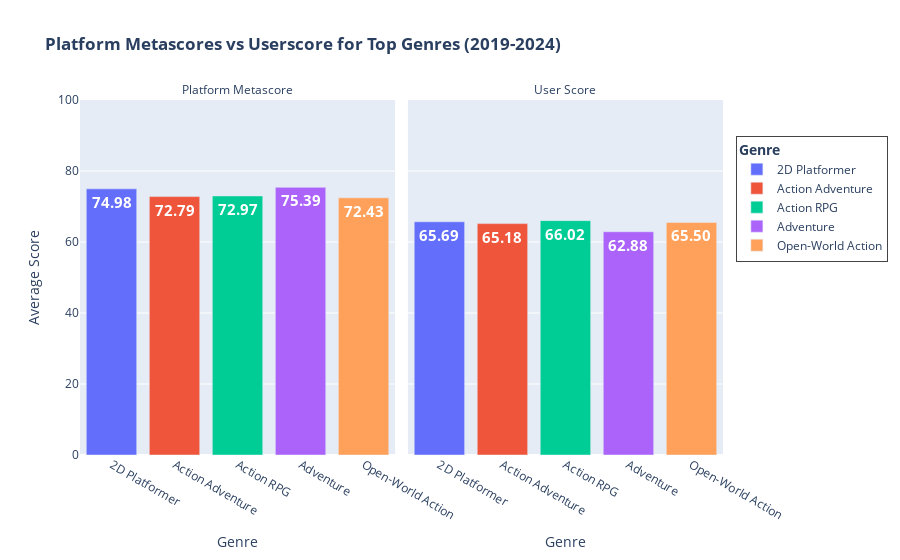

Notebook code cell kept with this figure:
### Code cell
#identify platform metascores vs userscore for top genres based on number of games released between year 2019 - 2024 (all platforms)
case_df = df_exploded.copy()
case_df['Year'] = case_df['releaseDate'].dt.year
case_df['score_list'] = case_df['score_list'].astype(int)
case_df = case_df[(case_df['Year'] >= 2019) & (case_df['Year'] < 2025)]
genre_no_df = case_df.groupby('genres')['id'].nunique().nlargest(5).reset_index(name='count')
platform_score_df = case_df[case_df['genres'].isin(genre_no_df['genres'])].groupby('genres')['score_list'].mean().reset_index(name='avg')
platform_score_df['avg'] = platform_score_df['avg'].round(2)

user_score_df = case_df[case_df['genres'].isin(genre_no_df['genres'])].groupby('genres')['userscore'].mean().reset_index(name='avg_user')
user_score_df['avg_user'] = user_score_df['avg_user'].round(2)

combined_df = platform_score_df.merge(user_score_df, on='genres')
combined_df = combined_df.melt(id_vars='genres', var_name='Score Type', value_vars=['avg','avg_user'], value_name='Score')
combined_df['Score Type'] = combined_df['Score Type'].replace({'avg': 'Platform Metascore', 'avg_user': 'User Score'})

fig = px.bar(combined_df, x='genres', y='Score', text_auto='.2f', color='genres', text='Score', facet_col='Score Type',
             labels={'Score':'Average Score', 'genres':'Genre'}, title='<b>Platform Metascores vs Userscore for Top Genres (2019-2024)</b>')
fig.update_yaxes(range=[0, 100])
fig.update_traces(textposition='inside', textfont_size=15, textfont_color='white', textfont_weight='bold')
fig.for_each_annotation(lambda x: x.update(text=x.text.replace('Score Type=','')))
fig.update_layout(legend=dict(y=0.9, borderwidth=1, title_text='<b>Genre</b>'))
fig.show()

combined_df

### Figure 1 — Plotly figure (JSON) as saved in the notebook; plotly's stock layout.template omitted (floating-point values rounded to 4 significant figures)
{"data": [{"hovertemplate": "Genre=%{x}<br>Score Type=Platform Metascore<br>Average Score=%{text}<extra></extra>", "legendgroup": "2D Platformer", "marker": {"color": "#636efa", "pattern": {"shape": ""}}, "name": "2D Platformer", "orientation": "v", "showlegend": true, "text": [74.98], "textfont": {"color": "white", "size": 15, "weight": "bold"}, "textposition": "inside", "texttemplate": "%{y:.2f}", "type": "bar", "x": ["2D Platformer"], "xaxis": "x", "y": [74.98], "yaxis": "y"}, {"hovertemplate": "Genre=%{x}<br>Score Type=User Score<br>Average Score=%{text}<extra></extra>", "legendgroup": "2D Platformer", "marker": {"color": "#636efa", "pattern": {"shape": ""}}, "name": "2D Platformer", "orientation": "v", "showlegend": false, "text": [65.69], "textfont": {"color": "white", "size": 15, "weight": "bold"}, "textposition": "inside", "texttemplate": "%{y:.2f}", "type": "bar", "x": ["2D Platformer"], "xaxis": "x2", "y": [65.69], "yaxis": "y2"}, {"hovertemplate": "Genre=%{x}<br>Score Type=Platform Metascore<br>Average Score=%{text}<extra></extra>", "legendgroup": "Action Adventure", "marker": {"color": "#EF553B", "pattern": {"shape": ""}}, "name": "Action Adventure", "orientation": "v", "showlegend": true, "text": [72.79], "textfont": {"color": "white", "size": 15, "weight": "bold"}, "textposition": "inside", "texttemplate": "%{y:.2f}", "type": "bar", "x": ["Action Adventure"], "xaxis": "x", "y": [72.79], "yaxis": "y"}, {"hovertemplate": "Genre=%{x}<br>Score Type=User Score<br>Average Score=%{text}<extra></extra>", "legendgroup": "Action Adventure", "marker": {"color": "#EF553B", "pattern": {"shape": ""}}, "name": "Action Adventure", "orientation": "v", "showlegend": false, "text": [65.18], "textfont": {"color": "white", "size": 15, "weight": "bold"}, "textposition": "inside", "texttemplate": "%{y:.2f}", "type": "bar", "x": ["Action Adventure"], "xaxis": "x2", "y": [65.18], "yaxis": "y2"}, {"hovertemplate": "Genre=%{x}<br>Score Type=Platform Metascore<br>Average Score=%{text}<extra></extra>", "legendgroup": "Action RPG", "marker": {"color": "#00cc96", "pattern": {"shape": ""}}, "name": "Action RPG", "orientation": "v", "showlegend": true, "text": [72.97], "textfont": {"color": "white", "size": 15, "weight": "bold"}, "textposition": "inside", "texttemplate": "%{y:.2f}", "type": "bar", "x": ["Action RPG"], "xaxis": "x", "y": [72.97], "yaxis": "y"}, {"hovertemplate": "Genre=%{x}<br>Score Type=User Score<br>Average Score=%{text}<extra></extra>", "legendgroup": "Action RPG", "marker": {"color": "#00cc96", "pattern": {"shape": ""}}, "name": "Action RPG", "orientation": "v", "showlegend": false, "text": [66.02], "textfont": {"color": "white", "size": 15, "weight": "bold"}, "textposition": "inside", "texttemplate": "%{y:.2f}", "type": "bar", "x": ["Action RPG"], "xaxis": "x2", "y": [66.02], "yaxis": "y2"}, {"hovertemplate": "Genre=%{x}<br>Score Type=Platform Metascore<br>Average Score=%{text}<extra></extra>", "legendgroup": "Adventure", "marker": {"color": "#ab63fa", "pattern": {"shape": ""}}, "name": "Adventure", "orientation": "v", "showlegend": true, "text": [75.39], "textfont": {"color": "white", "size": 15, "weight": "bold"}, "textposition": "inside", "texttemplate": "%{y:.2f}", "type": "bar", "x": ["Adventure"], "xaxis": "x", "y": [75.39], "yaxis": "y"}, {"hovertemplate": "Genre=%{x}<br>Score Type=User Score<br>Average Score=%{text}<extra></extra>", "legendgroup": "Adventure", "marker": {"color": "#ab63fa", "pattern": {"shape": ""}}, "name": "Adventure", "orientation": "v", "showlegend": false, "text": [62.88], "textfont": {"color": "white", "size": 15, "weight": "bold"}, "textposition": "inside", "texttemplate": "%{y:.2f}", "type": "bar", "x": ["Adventure"], "xaxis": "x2", "y": [62.88], "yaxis": "y2"}, {"hovertemplate": "Genre=%{x}<br>Score Type=Platform Metascore<br>Average Score=%{text}<extra></extra>", "legendgroup": "Open-World Action", "marker": {"color": "#FFA15A", "pattern": {"shape": ""}}, "name": "Open-World Action", "orientation": "v", "showlegend": true, "text": [72.43], "textfont": {"color": "white", "size": 15, "weight": "bold"}, "textposition": "inside", "texttemplate": "%{y:.2f}", "type": "bar", "x": ["Open-World Action"], "xaxis": "x", "y": [72.43], "yaxis": "y"}, {"hovertemplate": "Genre=%{x}<br>Score Type=User Score<br>Average Score=%{text}<extra></extra>", "legendgroup": "Open-World Action", "marker": {"color": "#FFA15A", "pattern": {"shape": ""}}, "name": "Open-World Action", "orientation": "v", "showlegend": false, "text": [65.5], "textfont": {"color": "white", "size": 15, "weight": "bold"}, "textposition": "inside", "texttemplate": "%{y:.2f}", "type": "bar", "x": ["Open-World Action"], "xaxis": "x2", "y": [65.5], "yaxis": "y2"}], "layout": {"annotations": [{"font": {}, "showarrow": false, "text": "Platform Metascore", "x": 0.245, "xanchor": "center", "xref": "paper", "y": 1, "yanchor": "bottom", "yref": "paper"}, {"font": {}, "showarrow": false, "text": "User Score", "x": 0.755, "xanchor": "center", "xref": "paper", "y": 1, "yanchor": "bottom", "yref": "paper"}], "barmode": "relative", "legend": {"borderwidth": 1, "title": {"text": "<b>Genre</b>"}, "tracegroupgap": 0, "y": 0.9}, "title": {"text": "<b>Platform Metascores vs Userscore for Top Genres (2019-2024)</b>"}, "xaxis": {"anchor": "y", "categoryarray": ["2D Platformer", "Action Adventure", "Action RPG", "Adventure", "Open-World Action"], "categoryorder": "array", "domain": [0, 0.49], "title": {"text": "Genre"}}, "xaxis2": {"anchor": "y2", "categoryarray": ["2D Platformer", "Action Adventure", "Action RPG", "Adventure", "Open-World Action"], "categoryorder": "array", "domain": [0.51, 1], "matches": "x", "title": {"text": "Genre"}}, "yaxis": {"anchor": "x", "domain": [0, 1], "range": [0, 100], "title": {"text": "Average Score"}}, "yaxis2": {"anchor": "x2", "domain": [0, 1], "matches": "y", "range": [0, 100], "showticklabels": false}}}
